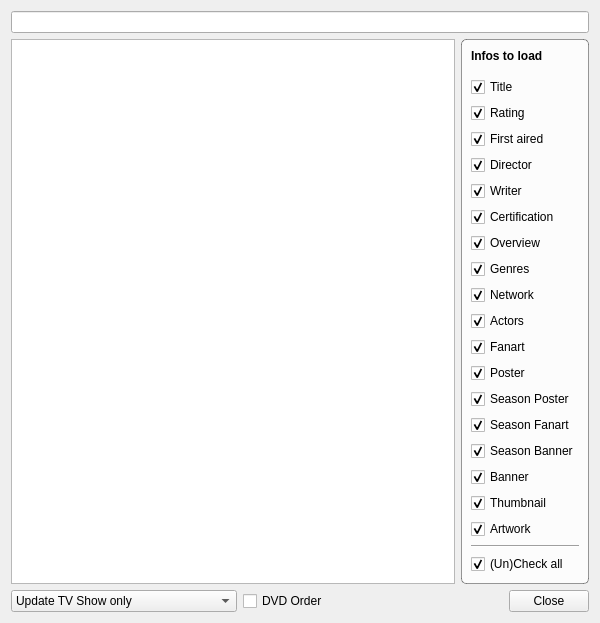
<?xml version="1.0" encoding="UTF-8"?>
<ui version="4.0">
 <class>TvShowSearch</class>
 <widget class="QDialog" name="TvShowSearch">
  <property name="windowModality">
   <enum>Qt::WindowModal</enum>
  </property>
  <property name="geometry">
   <rect>
    <x>0</x>
    <y>0</y>
    <width>600</width>
    <height>606</height>
   </rect>
  </property>
  <property name="windowTitle">
   <string>Search Result</string>
  </property>
  <property name="windowIcon">
   <iconset resource="../MediaElch.qrc">
    <normaloff>:/img/MediaElch.png</normaloff>:/img/MediaElch.png</iconset>
  </property>
  <property name="styleSheet">
   <string notr="true">#TvShowSearch {
	background-image: url(:/img/pattern_dark.png);
}</string>
  </property>
  <property name="modal">
   <bool>true</bool>
  </property>
  <layout class="QVBoxLayout" name="verticalLayout">
   <item>
    <widget class="MyLineEdit" name="searchString"/>
   </item>
   <item>
    <layout class="QHBoxLayout" name="horizontalLayout">
     <item>
      <widget class="QTableWidget" name="results">
       <property name="styleSheet">
        <string notr="true">alternate-background-color: rgb(243, 246, 250);</string>
       </property>
       <property name="editTriggers">
        <set>QAbstractItemView::NoEditTriggers</set>
       </property>
       <property name="alternatingRowColors">
        <bool>true</bool>
       </property>
       <property name="selectionMode">
        <enum>QAbstractItemView::SingleSelection</enum>
       </property>
       <property name="selectionBehavior">
        <enum>QAbstractItemView::SelectRows</enum>
       </property>
       <property name="showGrid">
        <bool>false</bool>
       </property>
       <attribute name="horizontalHeaderVisible">
        <bool>false</bool>
       </attribute>
       <attribute name="horizontalHeaderStretchLastSection">
        <bool>true</bool>
       </attribute>
       <attribute name="verticalHeaderVisible">
        <bool>false</bool>
       </attribute>
       <column>
        <property name="text">
         <string>Result</string>
        </property>
       </column>
      </widget>
     </item>
     <item>
      <widget class="QGroupBox" name="groupBox">
       <property name="styleSheet">
        <string notr="true">QGroupBox {
	border: 1px solid rgba(0, 0, 0, 100);
	border-radius: 5px;
	background-color: rgba(255, 255, 255, 200);
}</string>
       </property>
       <property name="title">
        <string/>
       </property>
       <layout class="QVBoxLayout" name="verticalLayout_4">
        <item>
         <widget class="QLabel" name="label_2">
          <property name="font">
           <font>
            <weight>75</weight>
            <bold>true</bold>
           </font>
          </property>
          <property name="text">
           <string>Infos to load</string>
          </property>
         </widget>
        </item>
        <item>
         <spacer name="verticalSpacer_2">
          <property name="orientation">
           <enum>Qt::Vertical</enum>
          </property>
          <property name="sizeType">
           <enum>QSizePolicy::Fixed</enum>
          </property>
          <property name="sizeHint" stdset="0">
           <size>
            <width>20</width>
            <height>8</height>
           </size>
          </property>
         </spacer>
        </item>
        <item>
         <widget class="MyCheckBox" name="chkTitle">
          <property name="text">
           <string>Title</string>
          </property>
          <property name="checked">
           <bool>true</bool>
          </property>
         </widget>
        </item>
        <item>
         <widget class="MyCheckBox" name="chkRating">
          <property name="text">
           <string>Rating</string>
          </property>
          <property name="checked">
           <bool>true</bool>
          </property>
         </widget>
        </item>
        <item>
         <widget class="MyCheckBox" name="chkFirstAired">
          <property name="text">
           <string>First aired</string>
          </property>
          <property name="checked">
           <bool>true</bool>
          </property>
         </widget>
        </item>
        <item>
         <widget class="MyCheckBox" name="chkDirector">
          <property name="text">
           <string>Director</string>
          </property>
          <property name="checked">
           <bool>true</bool>
          </property>
         </widget>
        </item>
        <item>
         <widget class="MyCheckBox" name="chkWriter">
          <property name="text">
           <string>Writer</string>
          </property>
          <property name="checked">
           <bool>true</bool>
          </property>
         </widget>
        </item>
        <item>
         <widget class="MyCheckBox" name="chkCertification">
          <property name="text">
           <string>Certification</string>
          </property>
          <property name="checked">
           <bool>true</bool>
          </property>
         </widget>
        </item>
        <item>
         <widget class="MyCheckBox" name="chkOverview">
          <property name="text">
           <string>Overview</string>
          </property>
          <property name="checked">
           <bool>true</bool>
          </property>
         </widget>
        </item>
        <item>
         <widget class="MyCheckBox" name="chkGenres">
          <property name="text">
           <string>Genres</string>
          </property>
          <property name="checked">
           <bool>true</bool>
          </property>
         </widget>
        </item>
        <item>
         <widget class="MyCheckBox" name="chkNetwork">
          <property name="text">
           <string>Network</string>
          </property>
          <property name="checked">
           <bool>true</bool>
          </property>
         </widget>
        </item>
        <item>
         <widget class="MyCheckBox" name="chkActors">
          <property name="text">
           <string>Actors</string>
          </property>
          <property name="checked">
           <bool>true</bool>
          </property>
         </widget>
        </item>
        <item>
         <widget class="MyCheckBox" name="chkFanart">
          <property name="text">
           <string>Fanart</string>
          </property>
          <property name="checked">
           <bool>true</bool>
          </property>
         </widget>
        </item>
        <item>
         <widget class="MyCheckBox" name="chkPoster">
          <property name="text">
           <string>Poster</string>
          </property>
          <property name="checked">
           <bool>true</bool>
          </property>
         </widget>
        </item>
        <item>
         <widget class="MyCheckBox" name="chkSeasonPoster">
          <property name="text">
           <string>Season Poster</string>
          </property>
          <property name="checked">
           <bool>true</bool>
          </property>
         </widget>
        </item>
        <item>
         <widget class="MyCheckBox" name="chkSeasonBackdrop">
          <property name="text">
           <string>Season Fanart</string>
          </property>
          <property name="checked">
           <bool>true</bool>
          </property>
         </widget>
        </item>
        <item>
         <widget class="MyCheckBox" name="chkSeasonBanner">
          <property name="text">
           <string>Season Banner</string>
          </property>
          <property name="checked">
           <bool>true</bool>
          </property>
         </widget>
        </item>
        <item>
         <widget class="MyCheckBox" name="chkBanner">
          <property name="text">
           <string>Banner</string>
          </property>
          <property name="checked">
           <bool>true</bool>
          </property>
         </widget>
        </item>
        <item>
         <widget class="MyCheckBox" name="chkThumbnail">
          <property name="text">
           <string>Thumbnail</string>
          </property>
          <property name="checked">
           <bool>true</bool>
          </property>
         </widget>
        </item>
        <item>
         <widget class="MyCheckBox" name="chkExtraArts">
          <property name="text">
           <string>Artwork</string>
          </property>
          <property name="checked">
           <bool>true</bool>
          </property>
         </widget>
        </item>
        <item>
         <widget class="Line" name="line">
          <property name="orientation">
           <enum>Qt::Horizontal</enum>
          </property>
         </widget>
        </item>
        <item>
         <widget class="QCheckBox" name="chkUnCheckAll">
          <property name="text">
           <string>(Un)Check all</string>
          </property>
          <property name="checked">
           <bool>true</bool>
          </property>
         </widget>
        </item>
        <item>
         <spacer name="verticalSpacer_3">
          <property name="orientation">
           <enum>Qt::Vertical</enum>
          </property>
          <property name="sizeHint" stdset="0">
           <size>
            <width>20</width>
            <height>40</height>
           </size>
          </property>
         </spacer>
        </item>
       </layout>
      </widget>
     </item>
    </layout>
   </item>
   <item>
    <layout class="QHBoxLayout" name="horizontalLayout_4">
     <item>
      <widget class="QComboBox" name="comboUpdate">
       <item>
        <property name="text">
         <string>Update TV Show only</string>
        </property>
       </item>
       <item>
        <property name="text">
         <string>Update TV Show and new Episodes</string>
        </property>
       </item>
       <item>
        <property name="text">
         <string>Update TV Show and all Episodes</string>
        </property>
       </item>
       <item>
        <property name="text">
         <string>Update new Episodes</string>
        </property>
       </item>
       <item>
        <property name="text">
         <string>Update all episodes</string>
        </property>
       </item>
      </widget>
     </item>
     <item>
      <widget class="QCheckBox" name="chkDvdOrder">
       <property name="text">
        <string>DVD Order</string>
       </property>
      </widget>
     </item>
     <item>
      <spacer name="horizontalSpacer_4">
       <property name="orientation">
        <enum>Qt::Horizontal</enum>
       </property>
       <property name="sizeHint" stdset="0">
        <size>
         <width>40</width>
         <height>20</height>
        </size>
       </property>
      </spacer>
     </item>
     <item>
      <widget class="QPushButton" name="buttonClose">
       <property name="text">
        <string>Close</string>
       </property>
       <property name="autoDefault">
        <bool>false</bool>
       </property>
      </widget>
     </item>
    </layout>
   </item>
  </layout>
 </widget>
 <customwidgets>
  <customwidget>
   <class>MyCheckBox</class>
   <extends>QCheckBox</extends>
   <header location="global">smallWidgets/MyCheckBox.h</header>
  </customwidget>
  <customwidget>
   <class>MyLineEdit</class>
   <extends>QLineEdit</extends>
   <header>smallWidgets/MyLineEdit.h</header>
  </customwidget>
 </customwidgets>
 <resources>
  <include location="../MediaElch.qrc"/>
 </resources>
 <connections/>
</ui>
